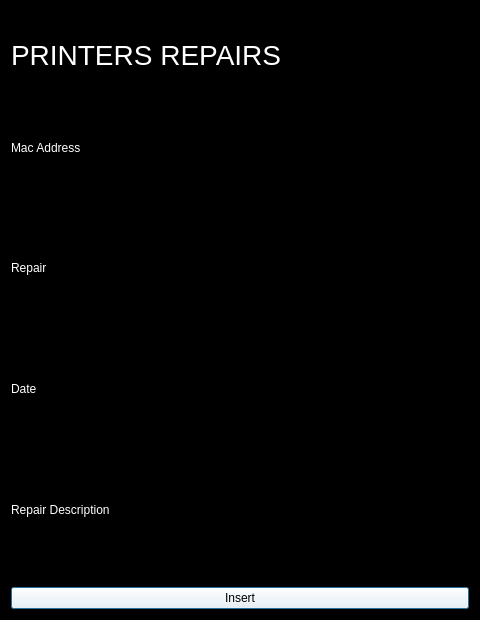
<?xml version="1.0" encoding="UTF-8"?>
<ui version="4.0">
 <class>Dialog</class>
 <widget class="QDialog" name="Dialog">
  <property name="geometry">
   <rect>
    <x>0</x>
    <y>0</y>
    <width>480</width>
    <height>620</height>
   </rect>
  </property>
  <property name="windowTitle">
   <string>Dialog</string>
  </property>
  <property name="styleSheet">
   <string notr="true">background-color: black;
color : white;</string>
  </property>
  <layout class="QVBoxLayout" name="verticalLayout">
   <item>
    <widget class="QLabel" name="label">
     <property name="styleSheet">
      <string notr="true">color : white;
font-size : 28px;</string>
     </property>
     <property name="text">
      <string>PRINTERS REPAIRS</string>
     </property>
    </widget>
   </item>
   <item>
    <widget class="QLabel" name="macAddress">
     <property name="styleSheet">
      <string notr="true">color:white;</string>
     </property>
     <property name="text">
      <string>Mac Address</string>
     </property>
    </widget>
   </item>
   <item>
    <widget class="QLineEdit" name="macAddressLine">
     <property name="styleSheet">
      <string notr="true">color:white;</string>
     </property>
    </widget>
   </item>
   <item>
    <widget class="QLabel" name="label_3">
     <property name="styleSheet">
      <string notr="true">color:white;</string>
     </property>
     <property name="text">
      <string>Repair</string>
     </property>
    </widget>
   </item>
   <item>
    <widget class="QLineEdit" name="repair_line"/>
   </item>
   <item>
    <widget class="QLabel" name="label_4">
     <property name="styleSheet">
      <string notr="true">color:white;</string>
     </property>
     <property name="text">
      <string>Date</string>
     </property>
    </widget>
   </item>
   <item>
    <widget class="QLineEdit" name="date_line"/>
   </item>
   <item>
    <widget class="QLabel" name="label_5">
     <property name="styleSheet">
      <string notr="true">color:white;</string>
     </property>
     <property name="text">
      <string>Repair Description</string>
     </property>
    </widget>
   </item>
   <item>
    <widget class="QLineEdit" name="repair_description_line"/>
   </item>
   <item>
    <widget class="QPushButton" name="insert_btn">
     <property name="styleSheet">
      <string notr="true">background-color: white;
color : black;
</string>
     </property>
     <property name="text">
      <string>Insert</string>
     </property>
    </widget>
   </item>
  </layout>
 </widget>
 <resources/>
 <connections/>
</ui>
